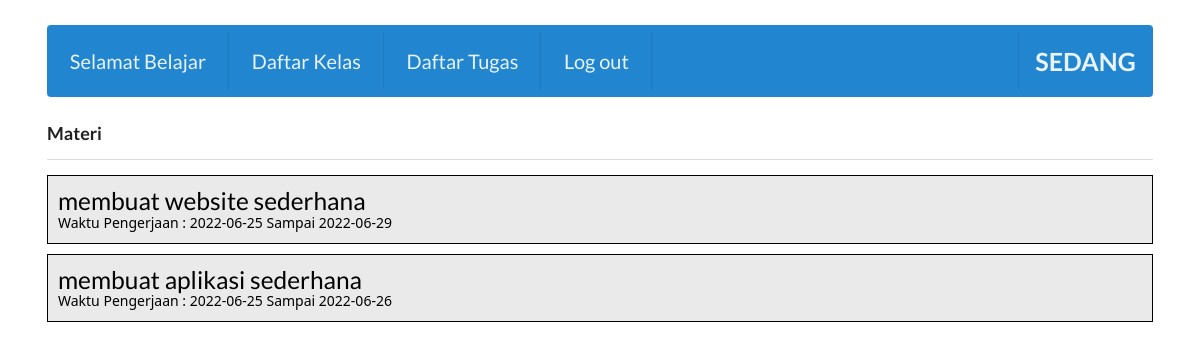
The app's page /php/listTugasSemua.php, older data.
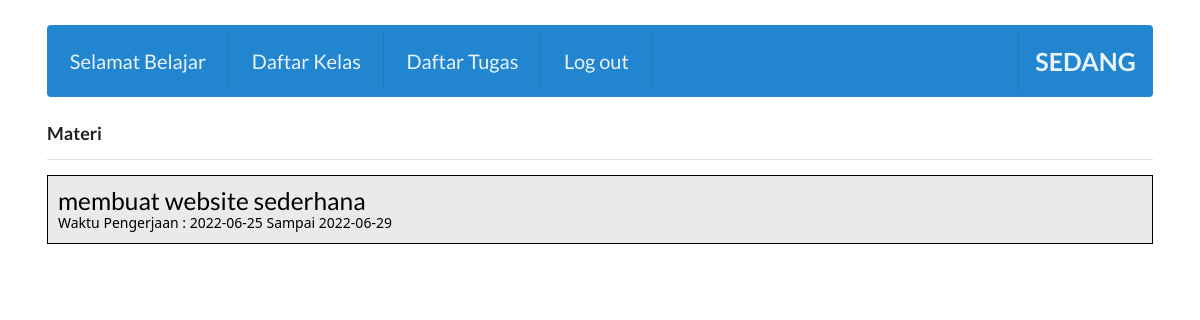
The same page, newer data.
### tables this page shows
CREATE TABLE `tugas` (
  `id` int(11) NOT NULL,
  `id_guru` int(11) NOT NULL,
  `id_kelas` int(11) NOT NULL,
  `judulTugas` varchar(100) NOT NULL,
  `soal` varchar(100) NOT NULL,
  `tglpost` date NOT NULL,
  `deadline` date NOT NULL
);

### php/koneksi.php (called while the page is built)
<?php
$conn = mysqli_connect("localhost", "root", "", "sedang");
function query($query) {
    global $conn;
    $result = mysqli_query($conn, $query);
    $rows = [];
    while($row = mysqli_fetch_assoc($result) ) {
        $rows[] = $row;
    }
    return $rows;
}
?>

### php/listTugasSemua.php (the view, shortened to what this page needs)
<?php
require "koneksi.php";
$datatugas = query("SELECT * FROM tugas ORDER BY id desc");
?>
<!DOCTYPE html>
<html lang="en" dir="ltr">
  <head>
    <link rel="stylesheet" href="../css/semantic.min.css">
    <link rel="stylesheet" href="../css/main.css">
    <link href="https://cdn.jsdelivr.net/npm/bootstrap@5.0.2/dist/css/bootstrap.min.css" rel="stylesheet">
  </head>
  <body>
    <div class="pusher">
      <div class="ui container p-t">
        <div class="ui menu inverted navbar large blue">
          <div class="left menu" style="font-size: 20px;">
            <a class="item">
              Selamat Belajar <strong><?php echo strtok($_SESSION["nama"], " ") ?></strong>
            </a>
            <a href="listKelas.php" class="item">
              Daftar Kelas
            </a>
              <a href="listTugasSemua.php" class="item">
                Daftar Tugas
              </a>
            <a href="logout.php" class="item">
              Log out
            </a>
          </div>
          <div class="header item fixed right menu">
            <b><h3 style="font-size: 25px"><strong>SEDANG</strong></h3></b>
          </div>
        </div>
        <div class="ui header">
          <div class="heading2">Materi</div>
          <div class="ui clearing divider"></div>
        </div>
        <?php foreach ($datatugas as $row) : ?>
        <div class="listmateri">
            <div class="kiri">
                <a href="detailtugas.php?id=<?php echo $row["id"] ?>">
                    <h3><?php echo $row["judulTugas"] ?></h3>
                    <p>Waktu Pengerjaan : <?php echo $row["tglpost"] ?> Sampai <?php echo $row["deadline"] ?></p>
                </a>
            </div>
        </div>
        <?php endforeach; ?>
      </div>
    </div>
  </body>
  </body>
</html>

Row changes from the older to the newer data that the page shows:
removed tugas: judulTugas "membuat aplikasi sederhana", tglpost "2022-06-25", deadline "2022-06-26"
